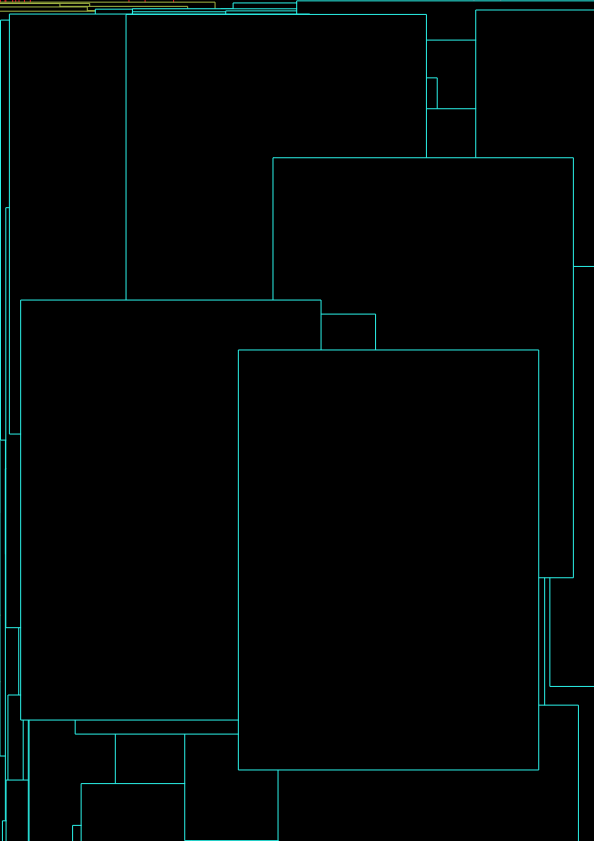
Frame 1 (no input)
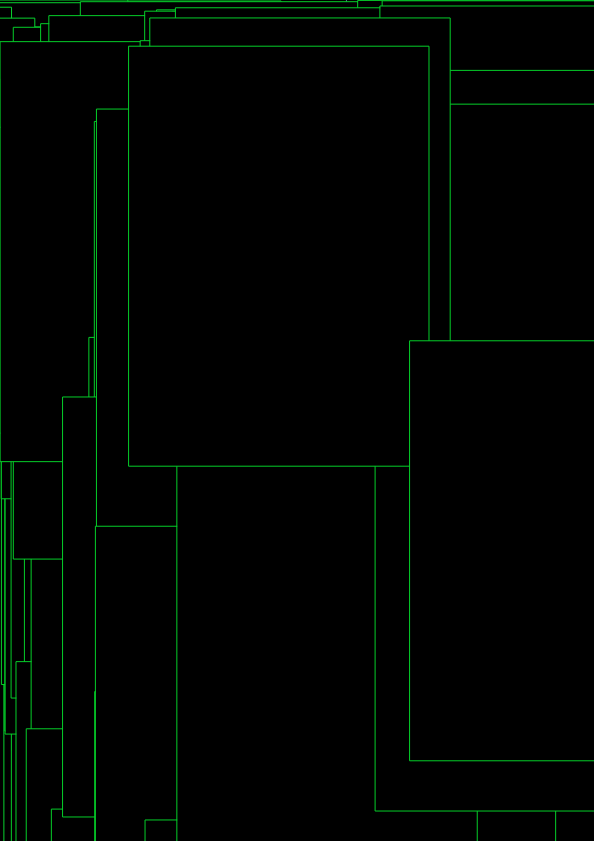
Frame 60 (no input)
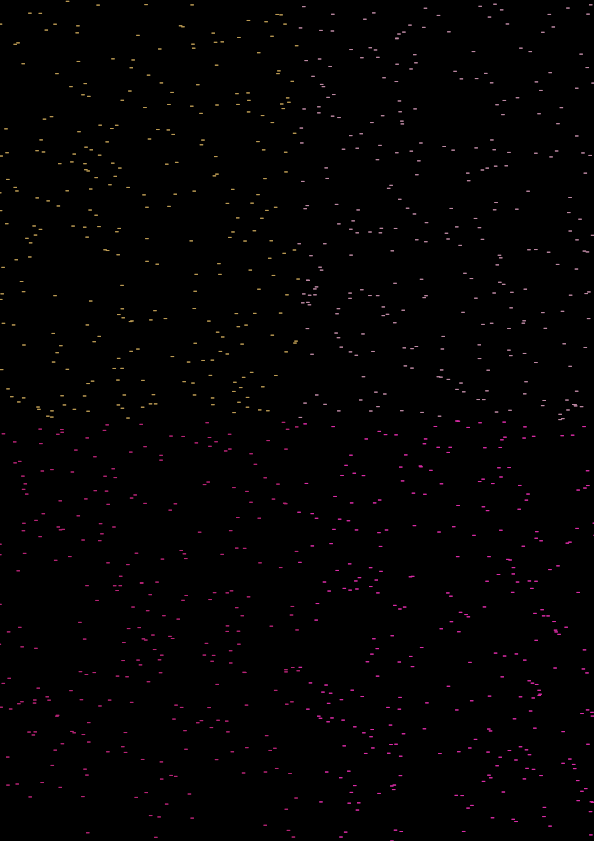
Frame 120 (the mouse pressed at the canvas centre since frame 60)

The p5.js sketch that drew these frames (run headless with seeded random() and noise() and a simulated clock; from frame 60 on, the mouse is pressed at the canvas centre):

// p5.js sketch
// ── sketch.js

function setup() {
  createCanvas(594, 841);
}
function draw() {
  background(0);
  frameRate(24);


  stroke(random(255), random(255), random(255));
  fill(0);
  for (let x = 300; x < 1000; x++) {
    rect(mouseX - random(x), mouseY - random(x), mouseX - 300, mouseY - 420);
  }
  stroke(random(255), random(255), random(255))
  for (let x = 300; x < 1000; x++) {
    rect(mouseX + random(x), mouseY - random(x), mouseX - 300, mouseY - 420);
  }
  stroke(random(255), random(255), random(255))
  for (let x = 300; x < 1000; x++) {
    rect(mouseX - random(x), mouseY + random(x), mouseX - 300, mouseY - 420);
  }
  stroke(random(255), random(255), random(255))
  for (let x = 300; x < 1000; x++) {
    rect(mouseX + random(x), mouseY + random(x), mouseX - 300, mouseY - 420);
  }


}
